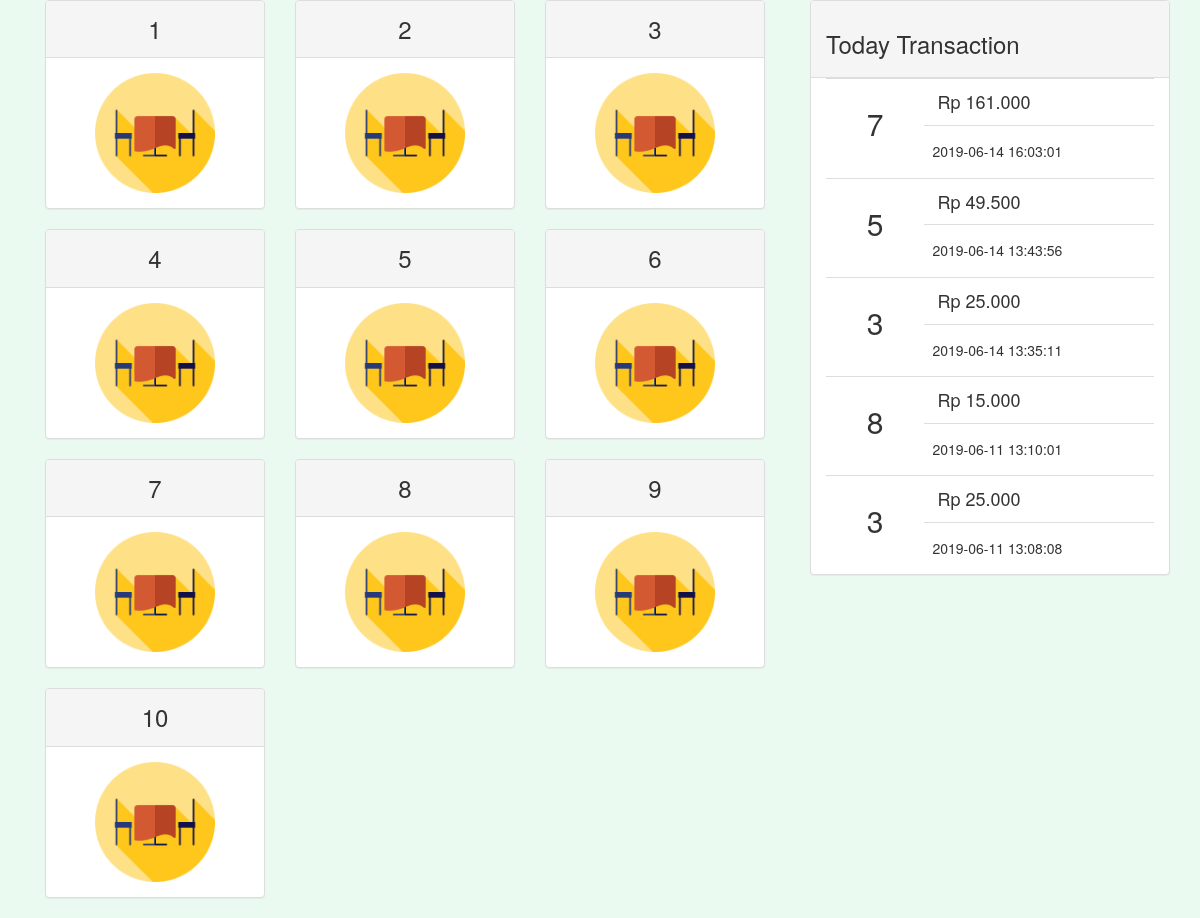
The app's page /kasir/table.php with its own data.
### tables this page shows
CREATE TABLE `tbl_orders` (
  `id_order` int(11) NOT NULL,
  `no_meja` int(11) NOT NULL,
  `id_cabang` int(11) NOT NULL,
  `id_user` int(11) NOT NULL,
  `tgl_order` datetime NOT NULL DEFAULT CURRENT_TIMESTAMP,
  `grandtotal` double NOT NULL,
  `logs` int(11) NOT NULL
);

### kasir/models/Cabangs.php (called while the page is built, shortened)
<?php
    class Cabang
    {
    	private $conn;
        public function __construct($db)
        {
            $this->conn = $db;
        }
        function readJumMeja($id_cabang)
        {
            $query = "SELECT jumlah_meja FROM tbl_cabang WHERE id_cabang = $id_cabang";
            $stmt = $this->conn->prepare($query);
            $stmt->execute();
            return $stmt;
        }
    }
?>

### kasir/models/Orders.php (called while the page is built, shortened)
<?php
    class Order
    {
        private $conn;
        public function __construct($db)
        {
            $this->conn = $db;
        }
        function readOrders()
        {
            $query = "SELECT * FROM tbl_orders ORDER BY tgl_order DESC LIMIT 5";
            $stmt = $this->conn->prepare($query);
            $stmt->execute();
            return $stmt;
        }
    }

### kasir/functions.php (called while the page is built, shortened)
<?php
	function rupiah($angka){
		$hasil_rupiah = "Rp " . number_format($angka,0,',','.');
		return $hasil_rupiah;
	}
?>

### kasir/table.php (the view, shortened to what this page needs)
<?php
    include_once 'header.php';
    include_once 'models/Cabangs.php';
    include_once 'models/Orders.php';
    include_once 'functions.php';
    $database = new Database();
    $db = $database->connect();
    $cabang = new Cabang($db);
    $result = $cabang->readJumMeja(1);
    $order = new Order($db);
	$orders = $order->readOrders();
    foreach ($result as $value) {
       $jumlah_meja = $value['jumlah_meja'];
    }
?>
<div class="container">
    <div class="row">
        <div class="col-md-8">
            <?php
                for ($i=1; $i <= $jumlah_meja ; $i++) {
                    echo "
                        <div class='col-md-4' onclick='tableOrder(\"$i\")'>
                            <div class='panel panel-default'>
                                <div class='panel-heading text-center'><h3 style='margin:5px;'>".$i."</h3></div>
                                <div class='panel-body text-center'>
                                    <img src='../dist/img/icon_table_front.png'  alt='table' style='width:120px; height:120px;'>
                                </div>
                            </div>
                        </div>
                    ";
                }
            ?>
        </div>
        <div class="col-md-4">
            <div class='panel panel-default'>
                <div class="panel-heading">
                    <h3>Today Transaction</h3>
                </div>
                <div class='panel-body text-center' style="padding-top : 0px; padding-bottom : 0px;">
                  <?php
                    foreach ($orders as $value_order) {
                        echo"
                        <table data-toggle='modal' data-target='#myModal' onclick='detailOrder(".$value_order['id_order'].")' class='table' style='margin-bottom : 0px;'>
                            <tr>
                                <td rowspan='0' width='30%'>
                                    <h2>".$value_order['no_meja']."</h2>
                                </td>
                                <td>
                                    <h4 style='text-align:left; margin:5px;'>".rupiah($value_order['grandtotal'])."</h4>
                                </td>
                            </tr>
                            <tr>
                                <td style='text-align:left; margin:5px;'>
                                    <h5>".$value_order['tgl_order']."</h5>
                                </td>
                            </tr>
                        </table>";
                    }
                  ?>
                </div>
            </div>
        </div>
    </div>
</div>
<?php
    include_once 'footer.php';
?>

### kasir/header.php (shortened to what this page needs)
<!DOCTYPE html>
<html>
  <head>
    <link rel="stylesheet" href="/cafe/bootstrap/css/bootstrap.min.css">
    <link rel="stylesheet" href='/cafe/kasir/style.css?version=<?php echo rand()?>'>
    <link rel="stylesheet" href="/cafe/bower_components/eonasdan-bootstrap-datetimepicker/build/css/bootstrap-datetimepicker.min.css" />
    <link rel="stylesheet" href="/cafe/plugins/font-awesome/css/all.min.css">
    <link rel="stylesheet" href="/cafe/plugins/ionicons/css/ionicons.min.css">
    <link rel="stylesheet" href="/cafe/plugins/DataTables1/datatables.min.css">
    <link rel="stylesheet" type="text/css" href="/cafe/plugins/DataTables/css/dataTables.bootstrap.min.css"/>
    <link rel="stylesheet" type="text/css" href="/cafe/plugins/Responsive-2.2.2/css/responsive.bootstrap.min.css"/>
  </head>
  <body class="bg-green-soft">
    <div class="">

### kasir/style.css (style rules this page uses)
.bg-green-soft { background-color: #eafaf1; }

### records on screen
tbl_orders: no_meja "7", grandtotal "Rp 161.000", tgl_order "2019-06-14 16:03:01"
tbl_orders: no_meja "5", grandtotal "Rp 49.500", tgl_order "2019-06-14 13:43:56"
tbl_orders: no_meja "3", grandtotal "Rp 25.000", tgl_order "2019-06-14 13:35:11"
tbl_orders: no_meja "8", grandtotal "Rp 15.000", tgl_order "2019-06-11 13:10:01"
tbl_orders: no_meja "3", grandtotal "Rp 25.000", tgl_order "2019-06-11 13:08:08"
